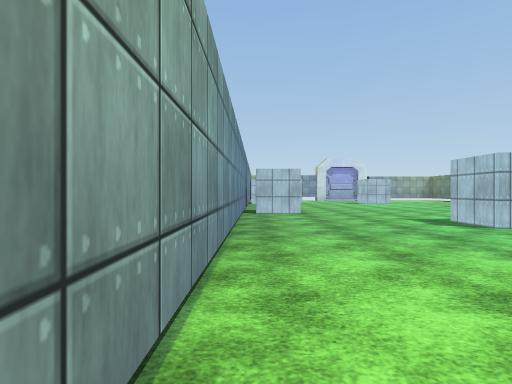
View 1 (above)

15 first-person views from a walk through a Unity game level. The camera is 1.3 m above the floor, looks level and sees 80° across. The floor is counted in squares, 2 m on a side. Each view is taken from the middle of a square. On the plan, view 1 faces up. The plan holds only what a view shows up to about 10 squares ahead; the rest is blank. Surface patterns are stand-ins for the level's own textures.

View 2
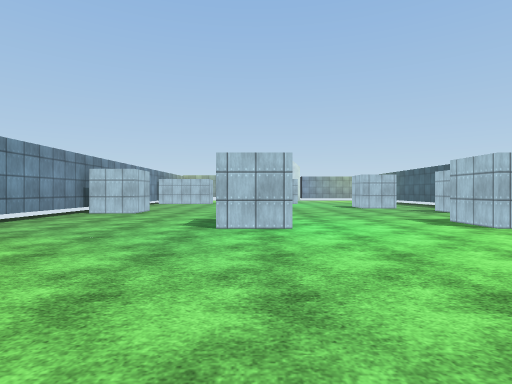

View 3
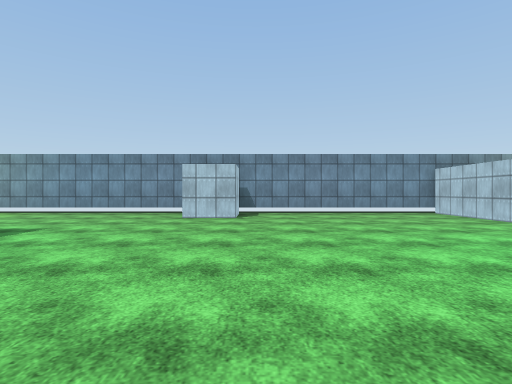

View 4
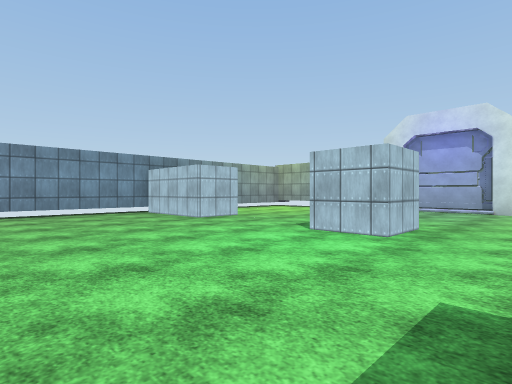

View 5
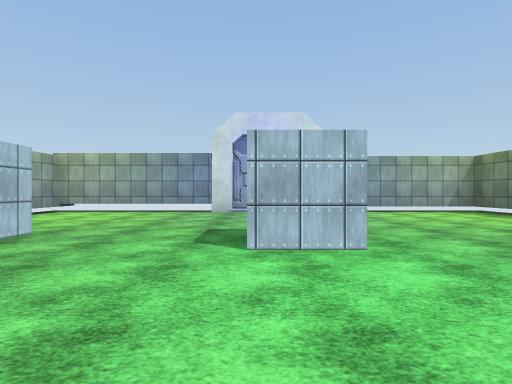

View 6
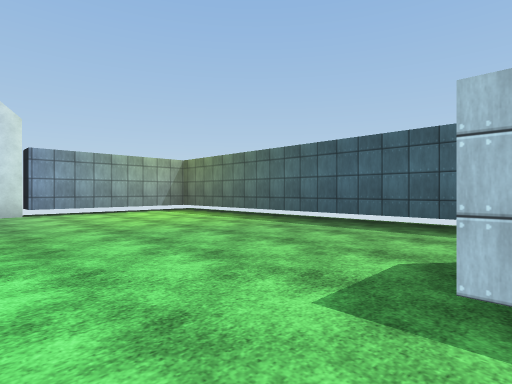

View 7
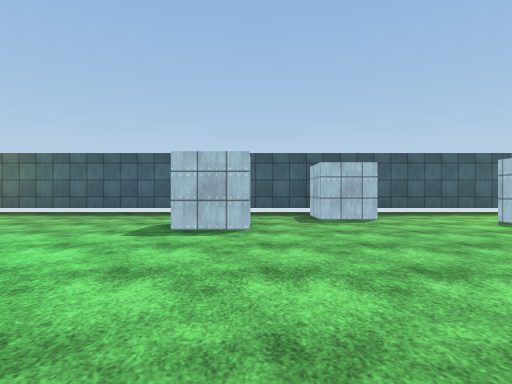

View 8
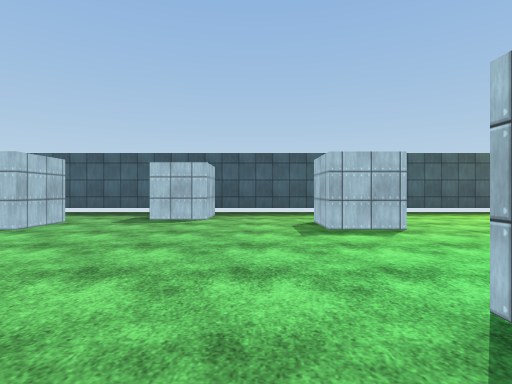

View 9
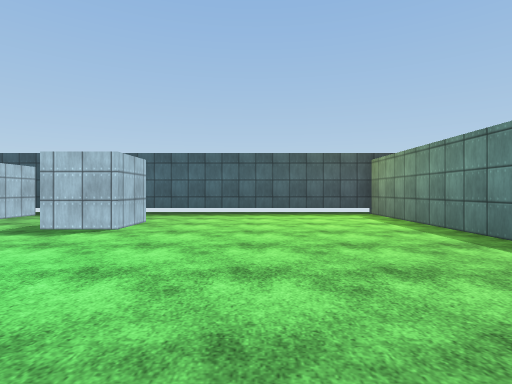

View 10
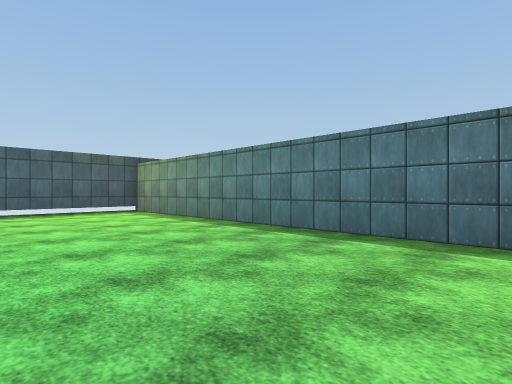

View 11
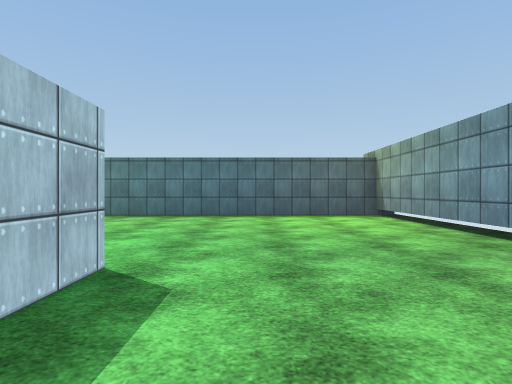

View 12
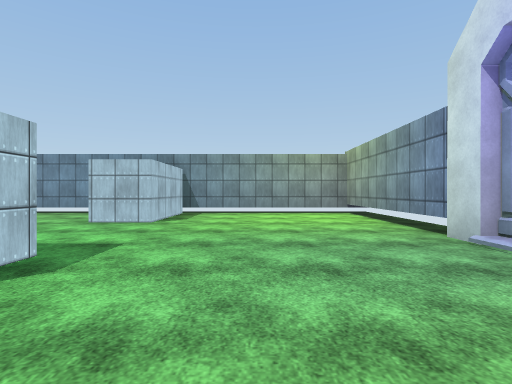

View 13
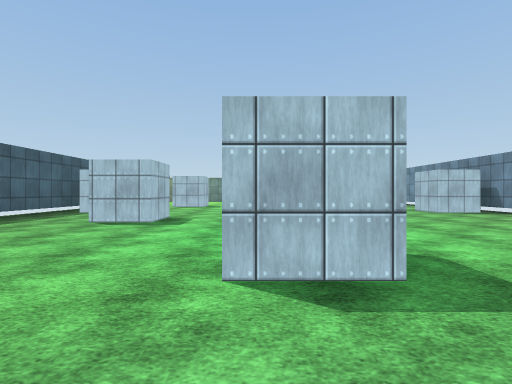

View 14
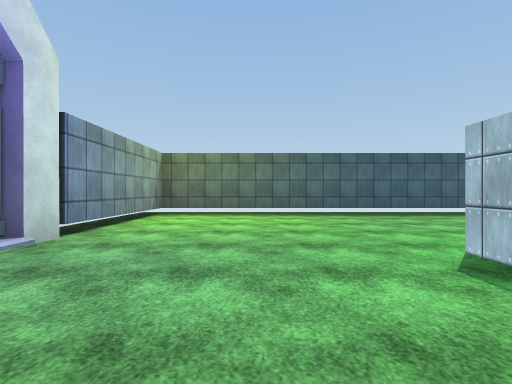

View 15
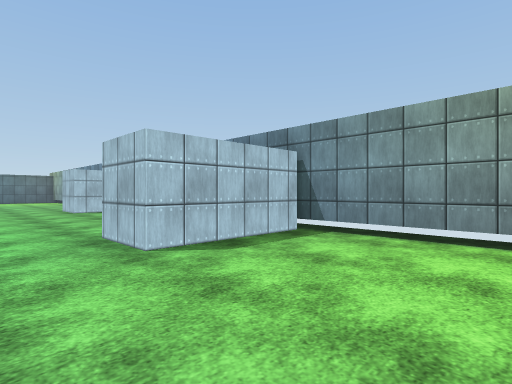

### Floor plan
Points are (right, up) in squares from view 1. A wall is a line through its corners. A room is listed if a view was taken in it or the views show most of it. See-through windows are left out.
Room 1 (views 1, 2, 3, 4, 5, 6, 7, 8, 9, 10, 11, 12, 13, 14, 15)
walls: (10.6, 12.1) (9.2, 12.1) (9.2, 13.5) (10.6, 13.5); (5.8, 5.4) (4.3, 5.4) (4.3, 6.8); (0, 10.5) (1.3, 10.5) (1.3, 9.1) (0, 9.1); (12.5, 9.1) (11.2, 9.1) (11.2, 10.5) (12.5, 10.5); (5.9, 17.8) (7.3, 17.8) (7.3, 16.4) (5.9, 16.4); (10.6, 5.4) (9.2, 5.4) (9.2, 6.7) (10.8, 6.7); (4.6, 22.8) (-0.4, 22.8); (-0.3, 23.4) (-0.3, 17.8) (2.5, 17.8) (2.5, 16.4) (-0.3, 16.4) (-0.3, -0.4) (13, -0.4) (13, 22.8) (8.4, 22.8) (8.4, 23.5)
objects: other object (5, 23) to (7, 24)

Positions as (right, up) in squares from view 1, and headings:
1: (0, 0), facing up
2: (5, 0), facing up
3: (9, 11), facing left
4: (9, 12), facing up-left
5: (6, 13), facing up
6: (7, 13), facing up-right
7: (4, 12), facing right
8: (4, 8), facing right
9: (4, 3), facing right
10: (3, 4), facing down-right
11: (3, 8), facing down
12: (9, 20), facing left
13: (7, 20), facing down
14: (4, 20), facing right
15: (4, 21), facing down-left
